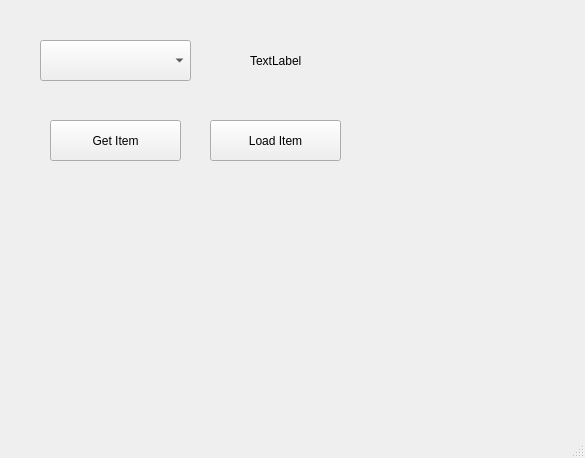
<?xml version="1.0" encoding="UTF-8"?>
<ui version="4.0">
 <class>MainWindow</class>
 <widget class="QMainWindow" name="MainWindow">
  <property name="geometry">
   <rect>
    <x>0</x>
    <y>0</y>
    <width>585</width>
    <height>458</height>
   </rect>
  </property>
  <property name="windowTitle">
   <string>MainWindow</string>
  </property>
  <widget class="QWidget" name="centralwidget">
   <widget class="QComboBox" name="cbSehirler">
    <property name="geometry">
     <rect>
      <x>40</x>
      <y>40</y>
      <width>151</width>
      <height>41</height>
     </rect>
    </property>
   </widget>
   <widget class="QLabel" name="lblResult">
    <property name="geometry">
     <rect>
      <x>250</x>
      <y>40</y>
      <width>151</width>
      <height>41</height>
     </rect>
    </property>
    <property name="text">
     <string>TextLabel</string>
    </property>
   </widget>
   <widget class="QPushButton" name="btnGetItem">
    <property name="geometry">
     <rect>
      <x>50</x>
      <y>120</y>
      <width>131</width>
      <height>41</height>
     </rect>
    </property>
    <property name="text">
     <string>Get Item</string>
    </property>
   </widget>
   <widget class="QPushButton" name="btnLoadItems">
    <property name="geometry">
     <rect>
      <x>210</x>
      <y>120</y>
      <width>131</width>
      <height>41</height>
     </rect>
    </property>
    <property name="text">
     <string>Load Item</string>
    </property>
   </widget>
  </widget>
  <widget class="QMenuBar" name="menubar">
   <property name="geometry">
    <rect>
     <x>0</x>
     <y>0</y>
     <width>585</width>
     <height>18</height>
    </rect>
   </property>
  </widget>
  <widget class="QStatusBar" name="statusbar"/>
 </widget>
 <resources/>
 <connections/>
</ui>
